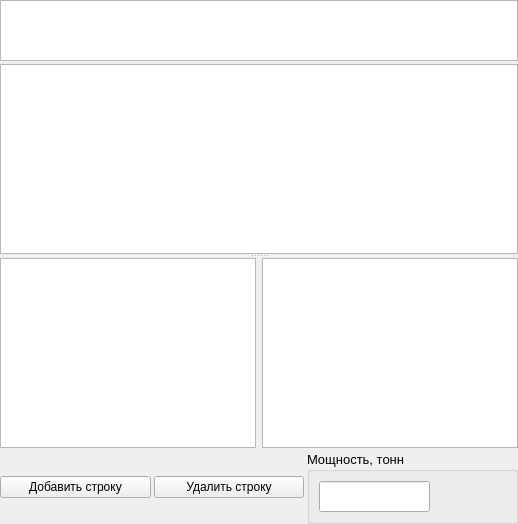
          <widget class="QWidget" name="tab_31">
           <attribute name="title">
            <string>Анализ</string>
           </attribute>
           <layout class="QVBoxLayout" name="verticalLayout_55">
            <property name="spacing">
             <number>3</number>
            </property>
            <property name="leftMargin">
             <number>0</number>
            </property>
            <property name="topMargin">
             <number>0</number>
            </property>
            <property name="rightMargin">
             <number>0</number>
            </property>
            <property name="bottomMargin">
             <number>0</number>
            </property>
            <item>
             <widget class="QTableWidget" name="tbl_state_filtr">
              <property name="maximumSize">
               <size>
                <width>16777215</width>
                <height>61</height>
               </size>
              </property>
             </widget>
            </item>
            <item>
             <widget class="QSplitter" name="splitter_state">
              <property name="orientation">
               <enum>Qt::Vertical</enum>
              </property>
              <widget class="QTableWidget" name="tbl_state"/>
              <widget class="QWidget" name="layoutWidget">
               <layout class="QHBoxLayout" name="horizontalLayout_26">
                <item>
                 <widget class="QTableWidget" name="tbl_state_empl">
                  <property name="maximumSize">
                   <size>
                    <width>16777215</width>
                    <height>500</height>
                   </size>
                  </property>
                 </widget>
                </item>
                <item>
                 <widget class="QTableWidget" name="tbl_state_empl_mat"/>
                </item>
               </layout>
              </widget>
             </widget>
            </item>
            <item>
             <layout class="QHBoxLayout" name="horizontalLayout_24">
              <item>
               <widget class="QPushButton" name="pushButton">
                <property name="text">
                 <string>Добавить строку</string>
                </property>
               </widget>
              </item>
              <item>
               <widget class="QPushButton" name="pushButton_2">
                <property name="text">
                 <string>Удалить строку</string>
                </property>
               </widget>
              </item>
              <item>
               <widget class="QGroupBox" name="groupBox_8">
                <property name="maximumSize">
                 <size>
                  <width>211</width>
                  <height>77</height>
                 </size>
                </property>
                <property name="font">
                 <font>
                  <pointsize>10</pointsize>
                 </font>
                </property>
                <property name="title">
                 <string>Мощность, тонн</string>
                </property>
                <layout class="QHBoxLayout" name="horizontalLayout_25">
                 <item>
                  <widget class="QLineEdit" name="le_mosh_state">
                   <property name="maximumSize">
                    <size>
                     <width>111</width>
                     <height>16777215</height>
                    </size>
                   </property>
                   <property name="font">
                    <font>
                     <pointsize>14</pointsize>
                     <weight>75</weight>
                     <bold>true</bold>
                    </font>
                   </property>
                  </widget>
                 </item>
                 <item>
                  <widget class="QLabel" name="lbl_up_mosh">
                   <property name="text">
                    <string/>
                   </property>
                  </widget>
                 </item>
                </layout>
               </widget>
              </item>
             </layout>
            </item>
           </layout>
          </widget>
